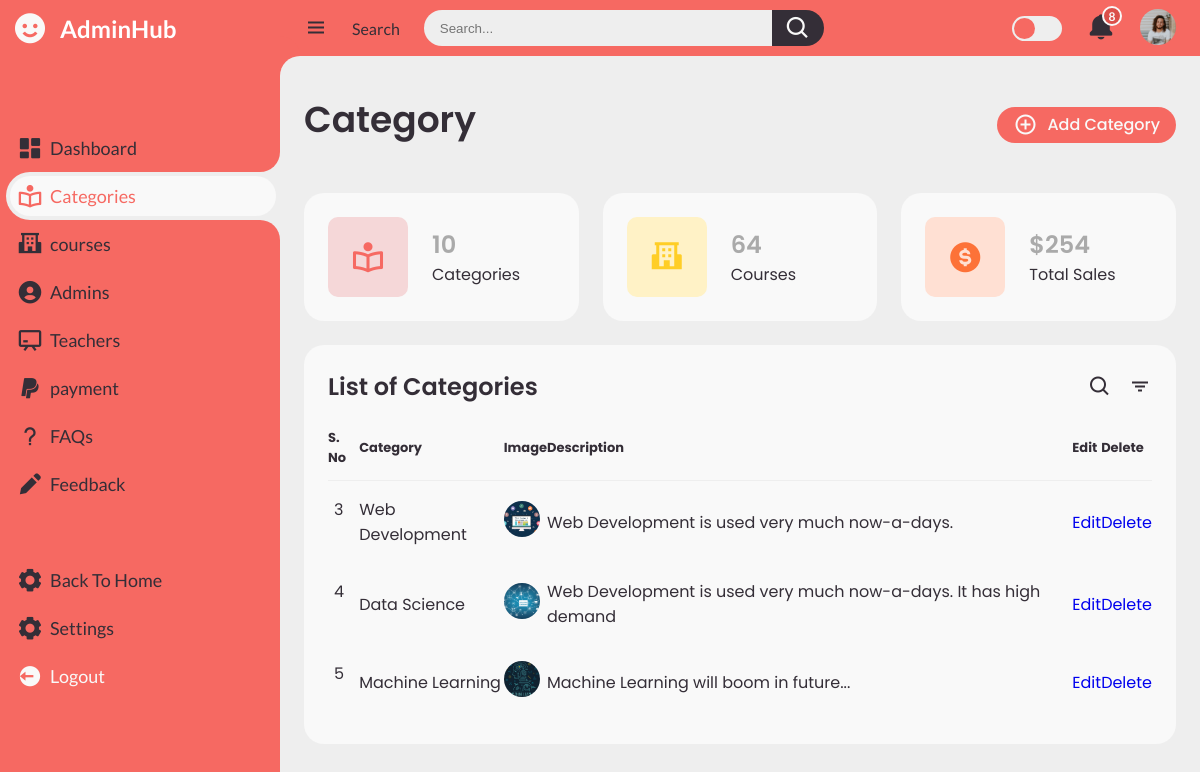
/adminpanel/category/category.php (signed in), run on the app's committed database.
### tables this page shows
CREATE TABLE `categories` (
  `id` int(11) NOT NULL,
  `title` text DEFAULT NULL,
  `description` text DEFAULT NULL,
  `image` longblob DEFAULT NULL,
  `createdat` timestamp NULL DEFAULT current_timestamp()
);

### adminpanel/category/category.php (the view, shortened to what this page needs)
<?php
	if(isset($_SESSION['login']) && $_SESSION['login'] == true){
	require('../config.php');
?>
<!DOCTYPE html>
<html lang="en">
<head>
	<link href='https://unpkg.com/boxicons@2.0.9/css/boxicons.min.css' rel='stylesheet'>
	<link rel="stylesheet" href="../../css/admin.css">
	<link rel="stylesheet" href="../../css/adminforms.css">
</head>
<body>
	<section id="sidebar">
		<a href="#" class="brand">
			<i class='bx bxs-smile'></i>
			<span class="text" style="color:white; ">AdminHub</span>
		</a>
		<ul class="side-menu top">
			<li>
				<a href="../admin.php">
					<i class='bx bxs-dashboard' ></i>
					<span class="text">Dashboard</span>
				</a>
			</li>
			<li class="active">
				<a href="./category.php">
					<i class='bx bx-book-reader' ></i>
					<span class="text">Categories</span>
				</a>
			</li>
			<li>
				<a href="../courses/courses.php">
					<i class='bx bxs-school'></i>
					<span class="text">courses</span>
				</a>
			</li>
			<li>
				<a href="../admins/admins.php">
					<i class='bx bxs-user-circle'></i>
					<span class="text">Admins</span>
				</a>
			</li>
			<li>
				<a href="../teachers/teachers.php">
					<i class='bx bx-chalkboard'></i>
					<span class="text">Teachers</span>
				</a>
			</li>
			<li>
				<a href="../payment/payment.html">
					<i class='bx bxl-paypal'></i>
					<span class="text">payment</span>
				</a>
			</li>
			<li>
				<a href="../faqs/faqs.php">
					<i class='bx bx-question-mark'></i>
					<span class="text">FAQs</span>
				</a>
			</li>
			<li>
				<a href="../feedback/feedback.php">
					<i class='bx bxs-pencil'></i>
					<span class="text">Feedback</span>
				</a>
			</li>
		</ul>
		<ul class="side-menu">
			<li>
				<a href="../../index.php">
					<i class='bx bxs-cog' ></i>
					<span class="text">Back To Home</span>
				</a>
			</li>
			<li>
				<a href="#">
					<i class='bx bxs-cog' ></i>
					<span class="text">Settings</span>
				</a>
			</li>
			<li>
				<a href="../../logout.php" class="logout">
					<i class='bx bxs-log-out-circle' ></i>
					<span class="text">Logout</span>
				</a>
			</li>
		</ul>
	</section>
	<section id="content">
		<nav>
			<i class='bx bx-menu' ></i>
			<a href="#" class="nav-link">Search</a>
			<form action="#">
				<div class="form-input">
					<input type="search" placeholder="Search...">
					<button type="submit" class="search-btn"><i class='bx bx-search' ></i></button>
				</div>
			</form>
			<label for="switch-mode" class="switch-mode"></label>
			<a href="#" class="notification">
				<i class='bx bxs-bell' ></i>
				<span class="num">8</span>
			</a>
			<a href="#" class="profile">
				<img src="../img/people.png">
			</a>
		</nav>
		<main>
			<div class="head-title">
				<div class="left">
					<h1>Category</h1>
				</div>
				<a href="../category/categoryAdd.php" class="btn-download">
                    <i class='bx bx-plus-circle'></i>
					<span class="text">Add Category</span>
				</a>
			</div>
			<ul class="box-info">
				<li>
					<i class='bx bx-book-reader' ></i>
					<span class="text">
						<h3>10</h3>
						<p>Categories</p>
					</span>
				</li>
				<li>
					<i class='bx bxs-school'></i>
					<span class="text">
						<h3>64</h3>
						<p>Courses</p>
					</span>
				</li>
				<li>
					<i class='bx bxs-dollar-circle' ></i>
					<span class="text">
						<h3>$254</h3>
						<p>Total Sales</p>
					</span>
				</li>
			</ul>
			<div class="table-data">
				<div class="order">
					<div class="head">
						<h3>List of Categories</h3>
						<i class='bx bx-search' ></i>
						<i class='bx bx-filter' ></i>
					</div>
					<table>
						<thead>
							<tr>
								<th>S. No</th>
								<th>Category</th>
								<th>Image</th>
								<th>Description</th>
								<th>Edit</th>
								<th>Delete</th>
							</tr>
						</thead>
						<tbody>
							<?php
								$result = mysqli_query($db,"SELECT * FROM `categories`");
								if(!$result){
									die("Invalid Query !!!".mysqli_connect_error());
								}
								else{
									while($row = mysqli_fetch_assoc($result)){
										echo "
										<tr>
											<td>$row[id]</td>
											<td>$row[title]</td>
											<td><img src='../database/categories/$row[image]'></td>
											<td>$row[description]</td>
											<td><a href='./categoryEdit.php?id=$row[id]' class='edit'>Edit</a></td>
											<td><a href='./delete.php?id=$row[id]' class='delete'>Delete</a></td>
										</tr>
										";
									}
								}
							?>
						</tbody>
					</table>
				</div>
			</div>
		</main>
	</section>
</body>
</html>
<?php
	}
	else{
		header("Location: ../../login.php");
	}
?>

### css/adminforms.css (style rules this page uses)
:root { --poppins: 'Poppins', sans-serif; --lato: 'Lato', sans-serif; --light: #F9F9F9; --light-white: ; --blue:#f66962; --light-blue: #F5D7D8; --grey: #eee; --dark-grey: #AAAAAA; --dark: #342E37; --red: #DB504A; --yellow: #FFCE26; --light-yellow: #FFF2C6; --orange: #FD7238; --light-orange: #FFE0D3; }
html { overflow-x: hidden; }
body { background:var(--grey); }

### data on the page
categories: id "3", title "Web Development", image (picture), description "Web Development is used very much now-a-days."
categories: id "4", title "Data Science", image (picture), description "Web Development is used very much now-a-days. It has high demand"
categories: id "5", title "Machine Learning", image (picture), description "Machine Learning will boom in future..."
